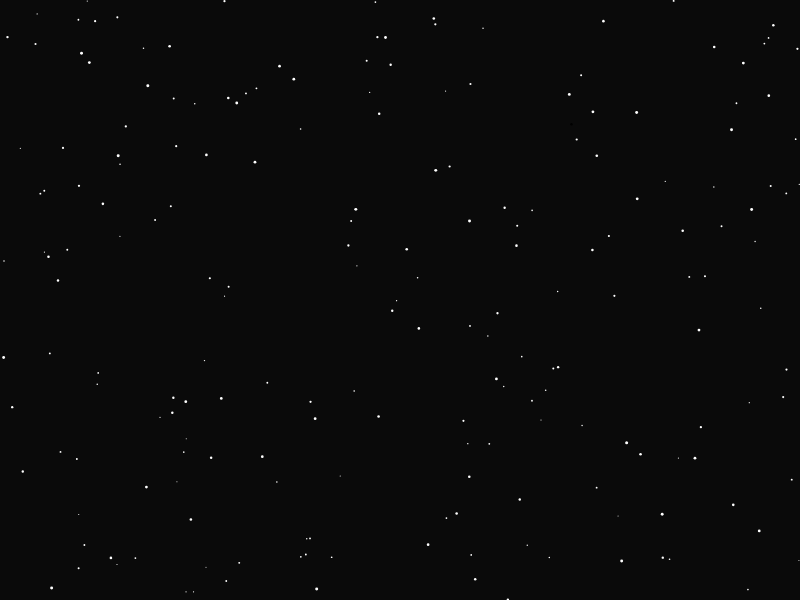
Frame 1 (no input)
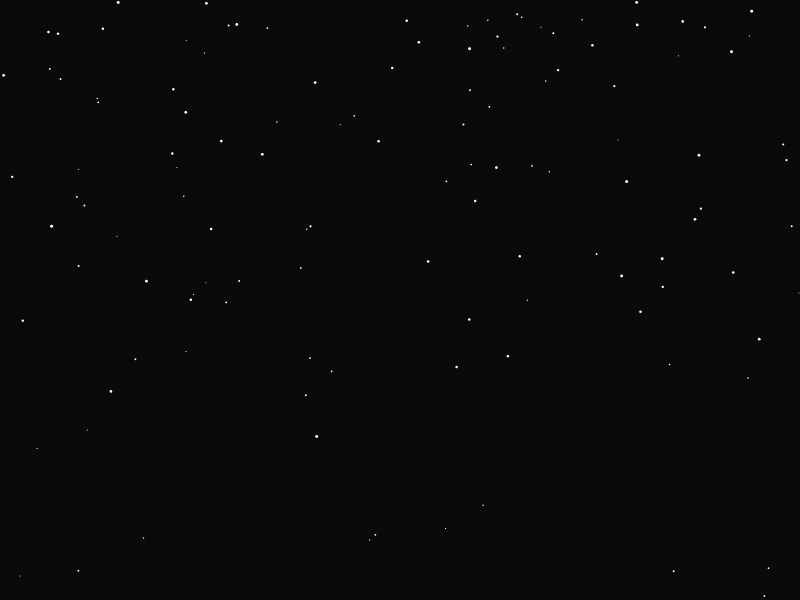
Frame 60 (no input)
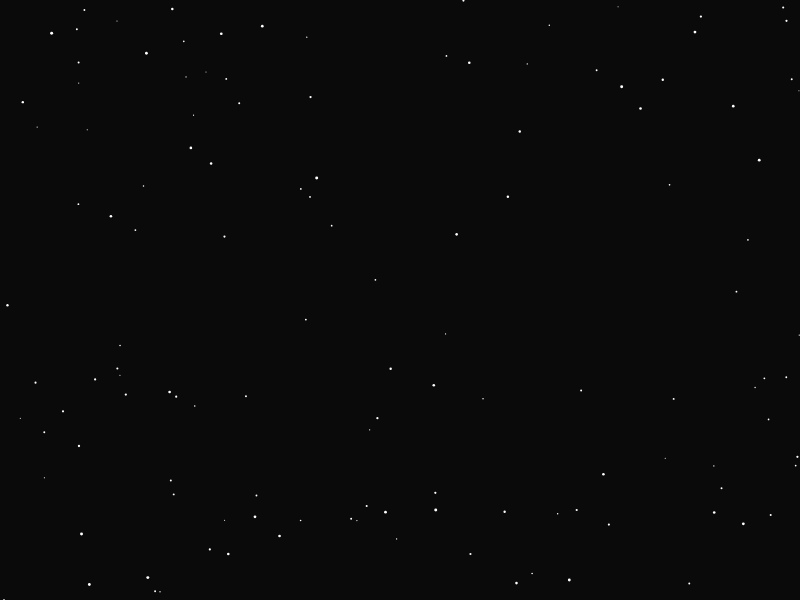
Frame 120 (the mouse pressed at the canvas centre since frame 60)

The p5.js sketch that drew these frames (run headless with seeded random() and noise() and a simulated clock; from frame 60 on, the mouse is pressed at the canvas centre):

// p5.js sketch
// ── sketch.js
let drops = [];
function setup() {
  createCanvas(800, 600);
  for (let i = 0; i < 200; i++) {
    drops[i] = new Drop();
  }
}
function draw() {
  background(10);
  for (let i = 0; i < 200; i++) {
    drops[i].show();
    drops[i].move();
  }
}

// ── drop.js
function Drop() {
  this.x = random(0, width);
  this.y = random(0, height);
  this.z = random(0, 20);
  this.ySpeed = map(this.z, 0, 20, 4, 10);
  this.length = map(this.z, 0, 20, 10, 20);
}
Drop.prototype.show = function() {
  let tick = map(this.z, 0, 20, 1, 3);
  strokeWeight(tick);

  line(this.x, this.y, this.x, this.y + length);
  stroke(255);
};
Drop.prototype.move = function() {
  this.y = this.y + this.ySpeed;
  this.ySpeed = this.ySpeed + 0.1;
  if (this.y > height) {
    this.y = random(-100, -200);
    this.ySpeed = random(4, 8);
  }
};
